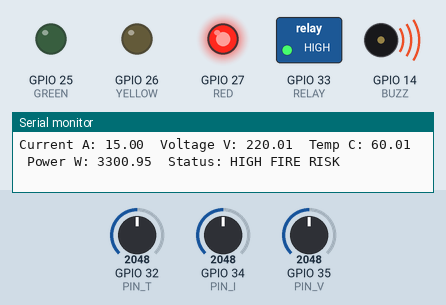
Simulated run of this sketch. Board: ESP32. Shown: switched loads named in the sketch (green lamp = pin HIGH), output pins drawn as LEDs (lit = HIGH), buzzer (waves = sounding), the last lines printed to the serial monitor. The inputs (shaded band) are chosen by the test bench; at power-on: GPIO 32 (PIN_T) = 2048, GPIO 34 (PIN_I) = 2048, GPIO 35 (PIN_V) = 2048.

Above: at 1.28 s.
1.3 s: GPIO 32 (PIN_T) set to 1482
4.3 s: GPIO 32 (PIN_T) set to 1364
At 4.46 s:
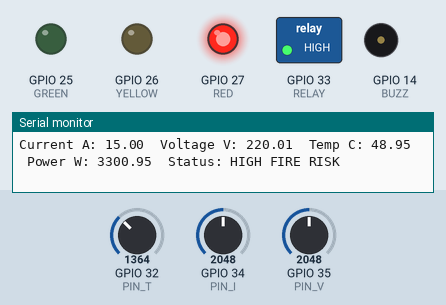
At 5.35 s:
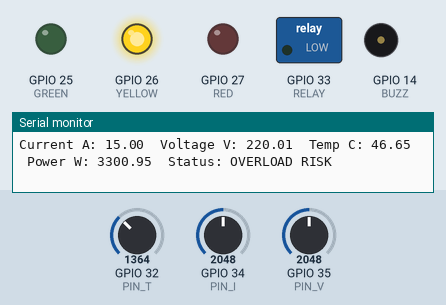
7.3 s: GPIO 34 (PIN_I) set to 1289
10.3 s: GPIO 34 (PIN_I) set to 1184
At 11.9 s:
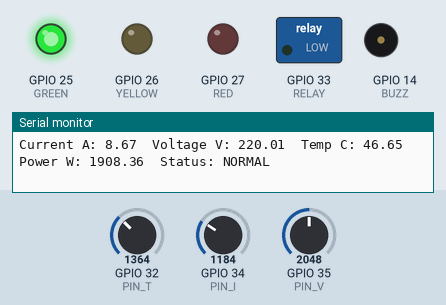
13.3 s: GPIO 35 (PIN_V) set to 3554
15.1 s: GPIO 35 (PIN_V) set to 3657
At 15.79 s:
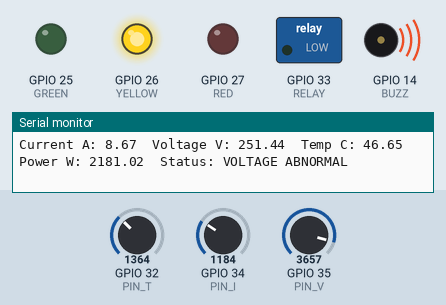
Timing chart, 0 to 19.1 s (numbered marks = the images above; inputs shaded):
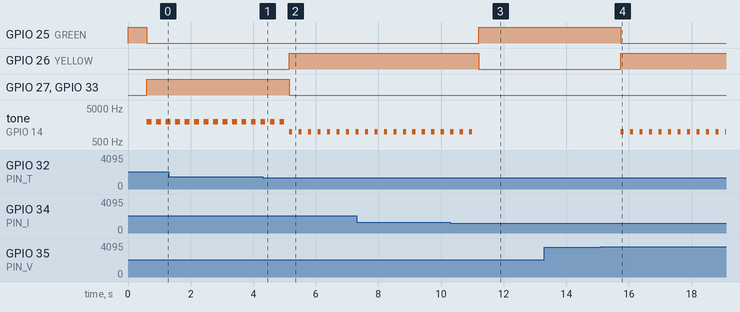

Measured:
- the behaviour switches between 1434 and 1433 on GPIO 32 (PIN_T) (found by bisection; images 0 and 1)
- the behaviour switches between 1229 and 1228 on GPIO 34 (PIN_I) (found by bisection; images 2 and 3)
- the behaviour switches between 3583 and 3584 on GPIO 35 (PIN_V) (found by bisection; images 3 and 4)
- after the input at 4.3 s, GPIO 26 (YELLOW): LOW → HIGH after 0.85 s; GPIO 27 (RED), GPIO 33 (RELAY): HIGH → LOW after 0.85 s
- after the input at 10.3 s, GPIO 25 (GREEN): LOW → HIGH after 0.91 s; GPIO 26 (YELLOW): HIGH → LOW after 0.91 s; tone on GPIO 14 (BUZZ): goes on until 11.0 s, then stays silent
- after the input at 15.1 s, GPIO 25 (GREEN): HIGH → LOW after 0.64 s; GPIO 26 (YELLOW): LOW → HIGH after 0.64 s; tone on GPIO 14 (BUZZ): alternates 1000 Hz for 0.10 s and silent for 0.20 s, starting after 0.64 s
- by itself, tone on GPIO 14 (BUZZ): alternates 1000 Hz for 0.10 s and silent for 0.20 s

The sketch:

sketch.ino
```cpp
const int PIN_I = 34;   // current knob
const int PIN_V = 35;   // voltage knob
const int PIN_T = 32;   // temperature knob
const int GREEN = 25;
const int YELLOW = 26;
const int RED = 27;
const int BUZZ = 14;
const int RELAY = 33;   // cuts the low-voltage test load

String shown = "NORMAL";
String lastRisk = "";
int same = 0;

void setup() {
  Serial.begin(115200);
  pinMode(GREEN, OUTPUT);
  pinMode(YELLOW, OUTPUT);
  pinMode(RED, OUTPUT);
  pinMode(BUZZ, OUTPUT);
  pinMode(RELAY, OUTPUT);
}

void loop() {
  float current = analogRead(PIN_I) * 30.0 / 4095;
  float voltage = 180 + analogRead(PIN_V) * 80.0 / 4095;
  float temp = 20 + analogRead(PIN_T) * 80.0 / 4095;
  float power = current * voltage;

  String risk = "NORMAL";
  if (voltage < 200 || voltage > 250) risk = "VOLTAGE ABNORMAL";
  if (current >= 9) risk = "OVERLOAD RISK";
  if (temp >= 48) risk = "ABNORMAL HEATING";
  if ((current >= 11 && temp >= 48) || temp >= 62) risk = "HIGH FIRE RISK";

  if (risk == lastRisk) same++; else { same = 0; lastRisk = risk; }
  if (same >= 2) shown = risk;

  digitalWrite(GREEN, shown == "NORMAL");
  digitalWrite(YELLOW, shown == "OVERLOAD RISK" || shown == "ABNORMAL HEATING" || shown == "VOLTAGE ABNORMAL");
  digitalWrite(RED, shown == "HIGH FIRE RISK");
  digitalWrite(RELAY, shown == "HIGH FIRE RISK");
  if (shown == "HIGH FIRE RISK") tone(BUZZ, 2000, 150);
  else if (shown != "NORMAL") tone(BUZZ, 1000, 100);

  Serial.print("Current A: "); Serial.print(current);
  Serial.print("  Voltage V: "); Serial.print(voltage);
  Serial.print("  Temp C: "); Serial.print(temp);
  Serial.print("  Power W: "); Serial.print(power);
  Serial.print("  Status: "); Serial.println(shown);
  delay(300);
}
```
